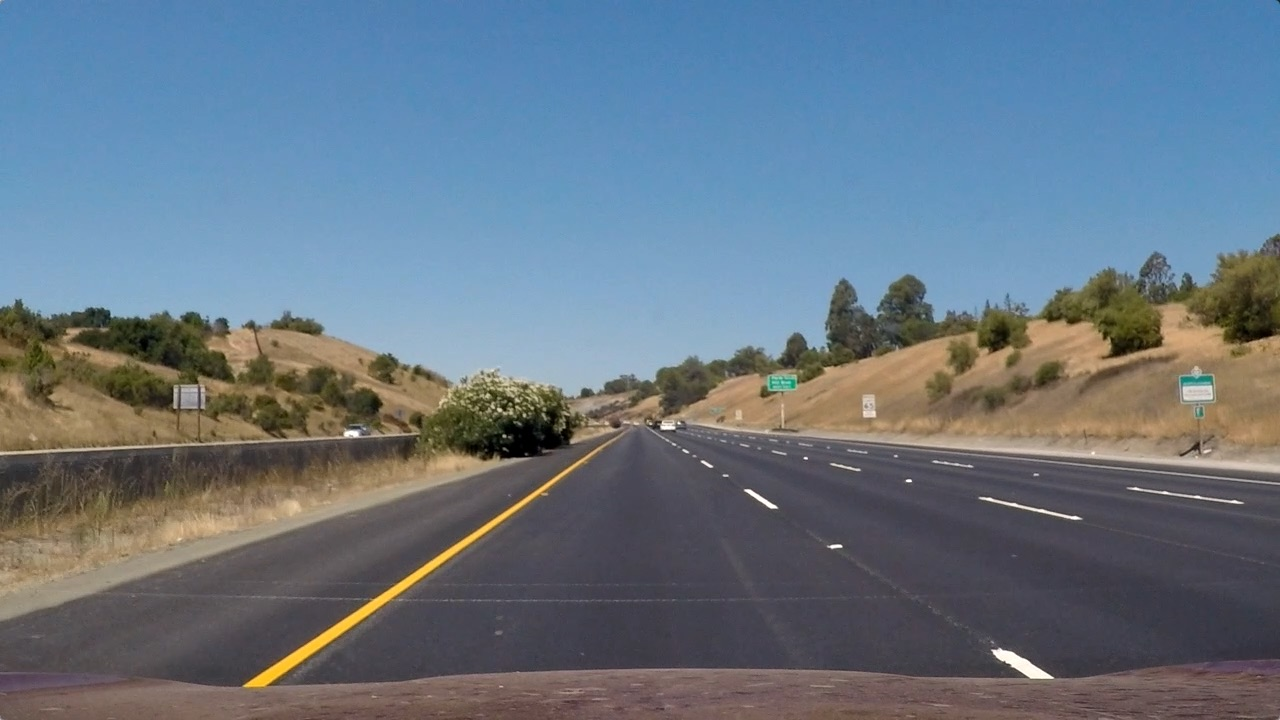
#> input picture computer/RoadLaneDetection/test_images/straight_lines1.jpg, 1280 x 720 px
$ python -i combined_thresh.py   (imports and definitions only)   (older library calls are emulated)
#> lines starting #> are read from the running program, lines starting #| are printed output that depends on the picture; after the words box and inside, x2 and y2 are one past the last pixel; in counts of white or black regions, pixels touching at a corner belong together
#> further down, picture is the input picture: shape (720, 1280, 3); mean B, G, R 131.2, 117.7, 103.2
from __future__ import division

import numpy as np
import cv2
import matplotlib.pyplot as plt
import matplotlib.image as mpimg
import global_vars as g

from laneconfiguration import *

def nothing(position):
    # print position
    pass

# [108 lines left out: functions abs_sobel_thresh, mag_thresh, dir_threshold, hls_thresh, hsv_thresh, not called in this run]

def filter_colors(img):
    """
    Filter the image to include only yellow and white pixels
    """
    # Filter white pixels
    white_threshold = 175  # Initial 200 -> 130
    lower_white = np.array([white_threshold, white_threshold, white_threshold])
    upper_white = np.array([255, 255, 255])
    white_mask = cv2.inRange(img, lower_white, upper_white)
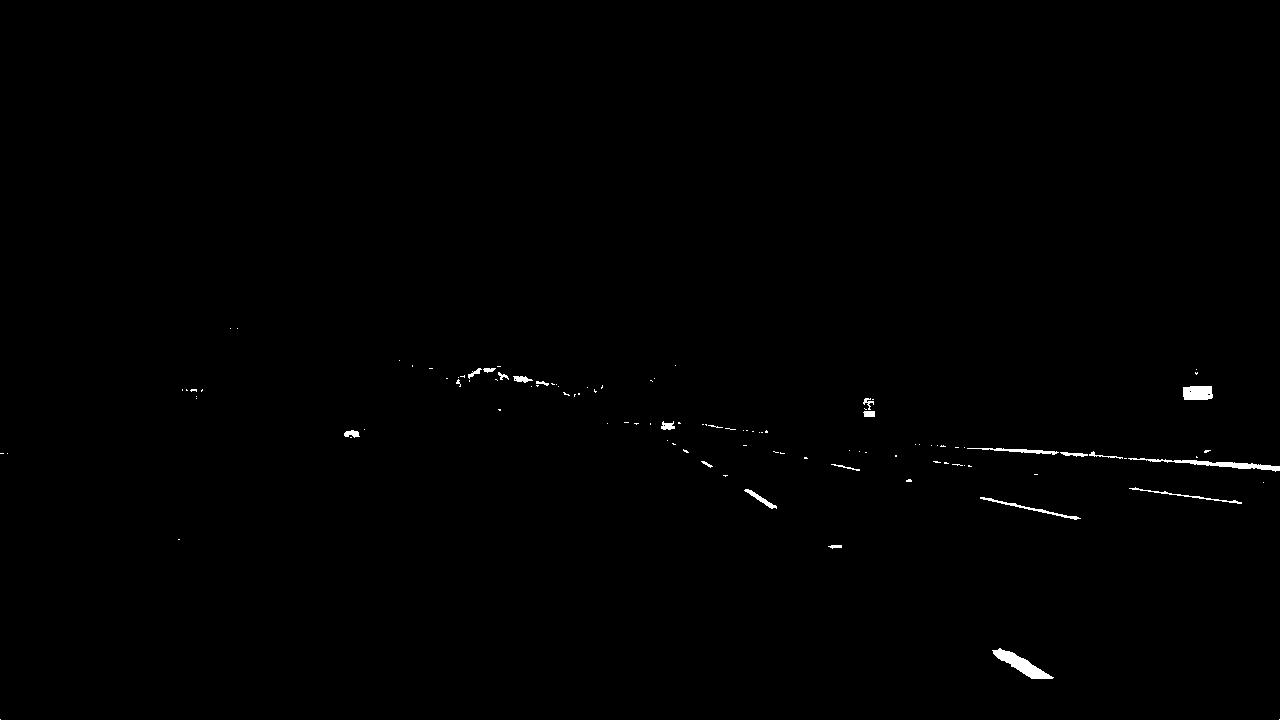
#> white_mask: shape (720, 1280); 0.39% white; 110 white regions (89 under 20 px), largest, box (x1, y1, x2, y2) and area: (992, 648, 1054, 679) 669, (1128, 458, 1280, 472) 565, (1183, 386, 1213, 400) 393
    white_image = cv2.bitwise_and(img, img, mask=white_mask)

    # Filter yellow pixels
    hsv = cv2.cvtColor(img, cv2.COLOR_BGR2HSV)
#> hsv: shape (720, 1280, 3); mean H, S, V 85.5, 85, 143.4
    #lower_yellow = np.array([90,100,100])
    lower_yellow = np.array([89,95,95])
    upper_yellow = np.array([110,255,255])
    yellow_mask = cv2.inRange(hsv, lower_yellow, upper_yellow)
#> yellow_mask: shape (720, 1280); 36.9% white; 43 white regions (38 under 20 px), largest, box (x1, y1, x2, y2) and area: (0, 0, 1280, 291) 339475, (336, 255, 352, 268) 135, (416, 272, 422, 280) 34, (1005, 293, 1010, 302) 28, (934, 290, 941, 298) 22
    yellow_image = cv2.bitwise_and(img, img, mask=yellow_mask)
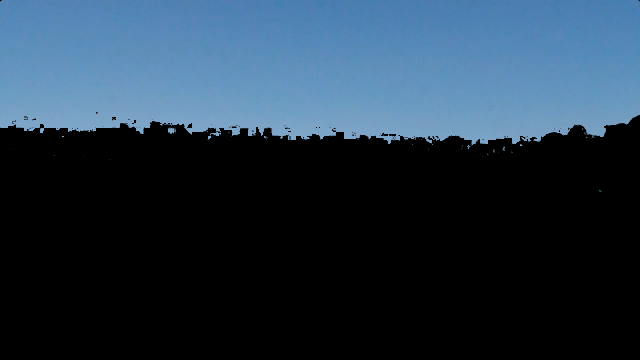
#> yellow_image: shape (720, 1280, 3) (shown at 1/2 size); mean B, G, R 69.1, 53.2, 35.6

    # Combine the two above images
    img1 = cv2.addWeighted(white_image, 1., yellow_image, 1., 0.)

    # Combine the two masks
    img1_gray=cv2.cvtColor(img1, cv2.COLOR_RGB2GRAY)
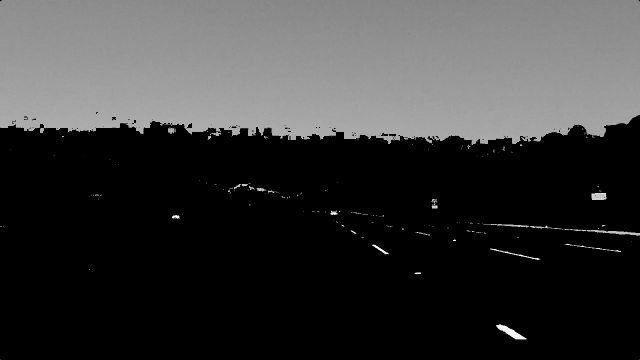
#> img1_gray: shape (720, 1280) (shown at 1/2 size); min 0, max 254, mean 56.8
    binary_output =  np.zeros_like(img1_gray)
    binary_output[(img1_gray>0)]=1

    return  binary_output

# [169 lines left out: functions filter_equaliz, combined_thresh, not called in this run]


# [26 lines not run here, left out]

>>> import cv2
>>> picture = cv2.imread('test_images/straight_lines1.jpg')
>>> result = filter_colors(picture)
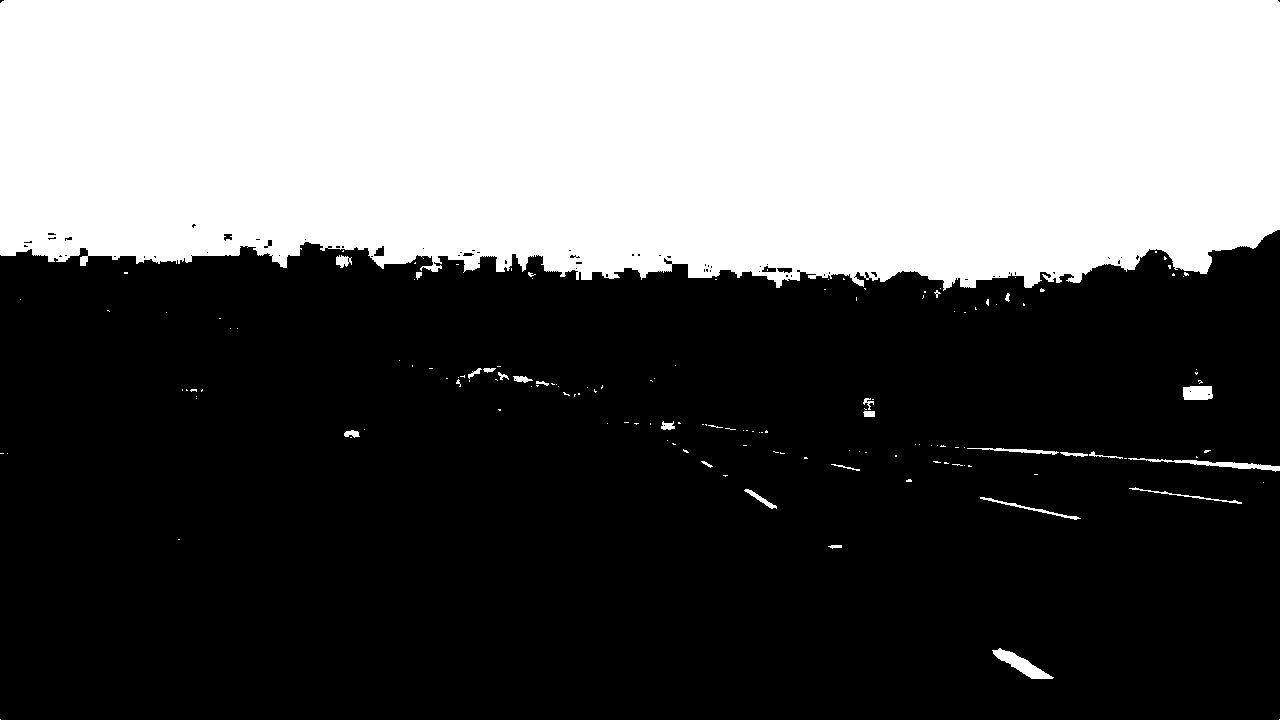
#> result: shape (720, 1280); values 0 (black) and 1 (white), 37.3% white; 153 white regions (127 under 20 px), largest, box (x1, y1, x2, y2) and area: (0, 0, 1280, 291) 339475, (992, 648, 1054, 679) 669, (1128, 458, 1280, 472) 565

$ run again, on computer/RoadLaneDetection/test_images/straight_lines2.jpg
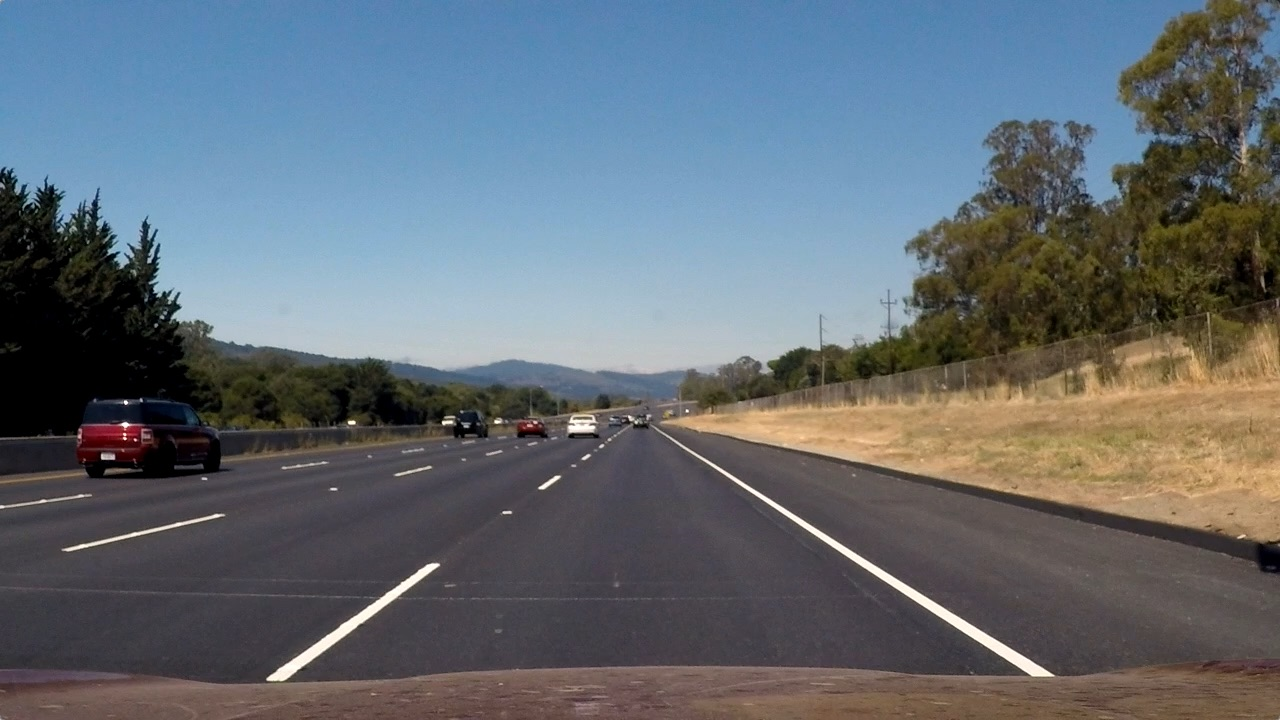
#> input picture computer/RoadLaneDetection/test_images/straight_lines2.jpg, 1280 x 720 px
#> picture is the input picture: shape (720, 1280, 3); mean B, G, R 115.1, 107.7, 99.4
#> in filter_colors, `white_mask = cv2.inRange(img, lower_white, upper_white)`:
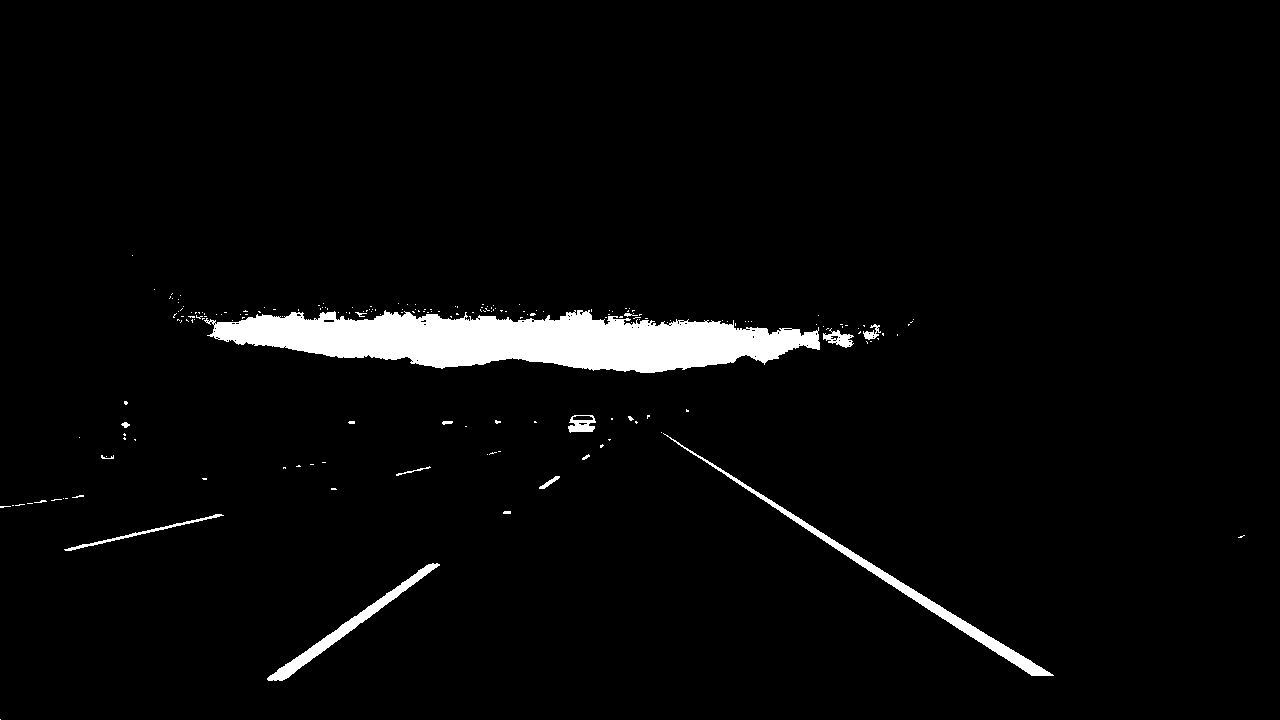
#> white_mask: shape (720, 1280); 3.4% white; 193 white regions (176 under 20 px), largest, box (x1, y1, x2, y2) and area: (204, 310, 820, 373) 24159, (663, 433, 1054, 676) 3096, (267, 563, 440, 681) 1917
#> hsv: shape (720, 1280, 3); mean H, S, V 81.6, 75.9, 127.4
#> yellow_mask: shape (720, 1280); 23.6% white; 213 white regions (200 under 20 px), largest, box (x1, y1, x2, y2) and area: (0, 0, 1204, 216) 215400, (1249, 7, 1280, 68) 830, (452, 374, 495, 382) 180
#> `result = filter_colors(picture)`:
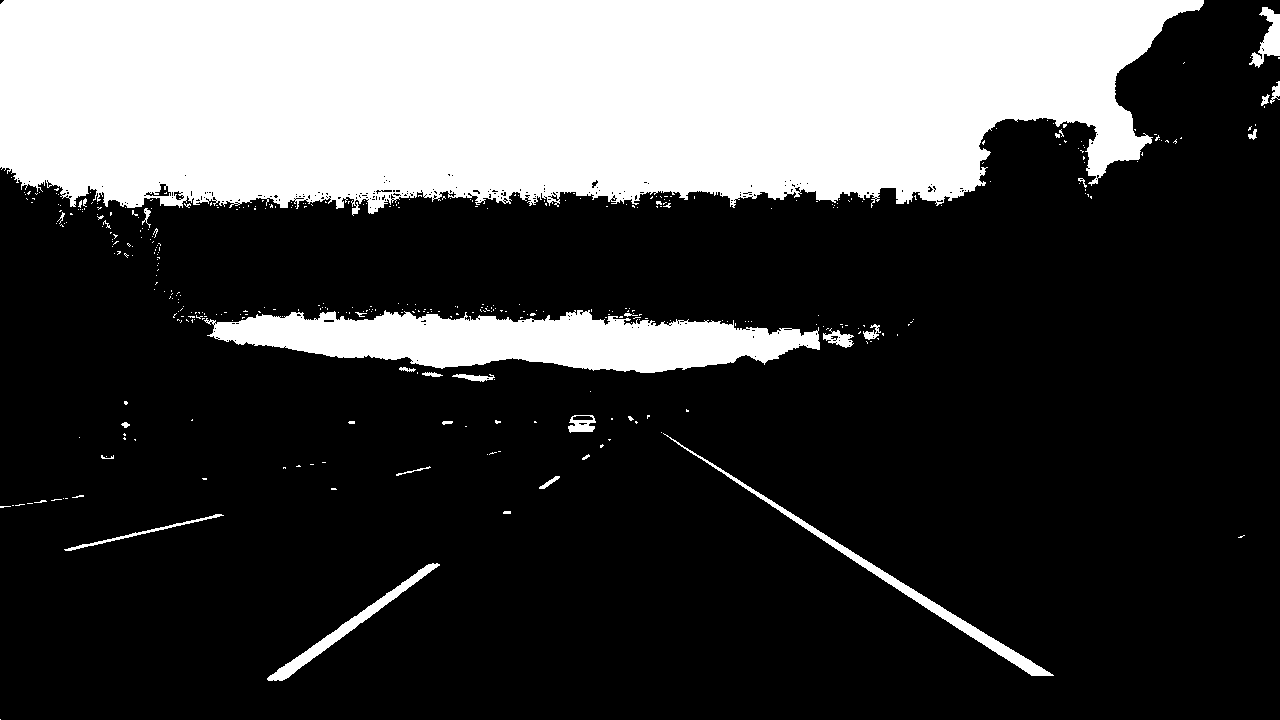
#> result: shape (720, 1280); values 0 (black) and 1 (white), 27% white; 406 white regions (376 under 20 px), largest, box (x1, y1, x2, y2) and area: (0, 0, 1204, 216) 215400, (204, 310, 820, 373) 24159, (663, 433, 1054, 676) 3096

$ run again, on computer/RoadLaneDetection/test_images/test1.jpg
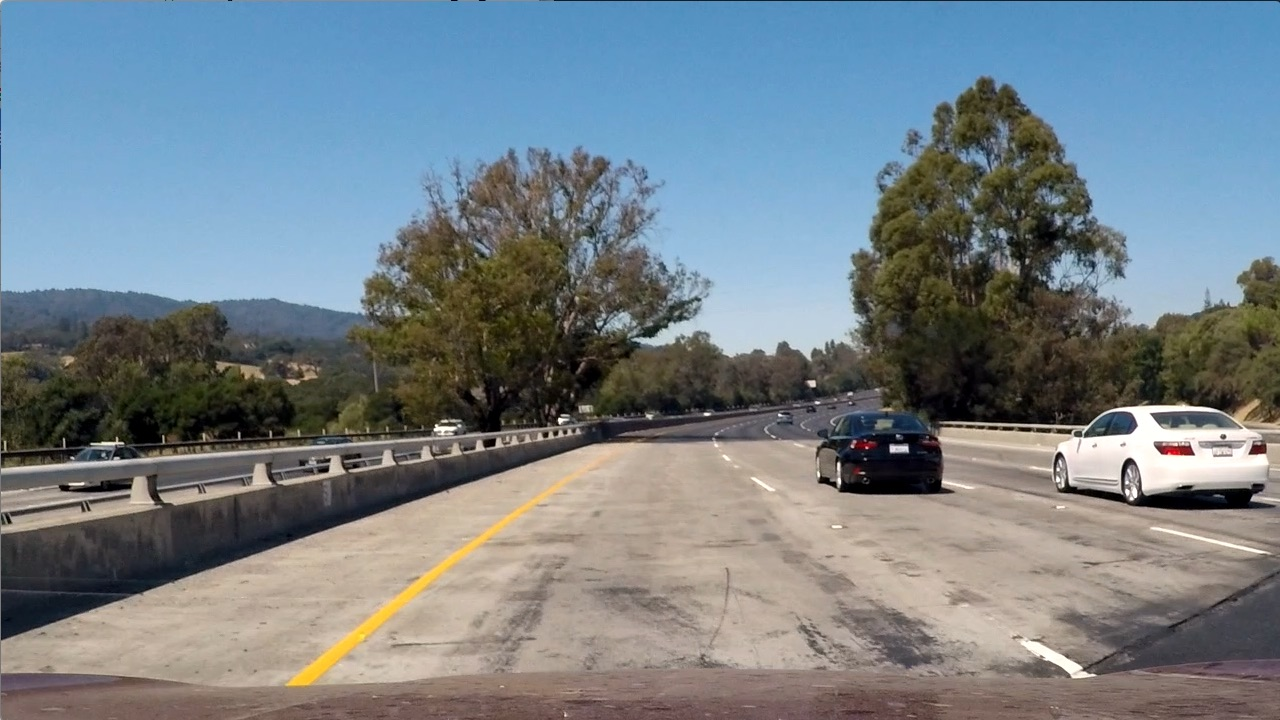
#> input picture computer/RoadLaneDetection/test_images/test1.jpg, 1280 x 720 px
#> picture is the input picture: shape (720, 1280, 3); mean B, G, R 135.5, 128.7, 117.5
#> in filter_colors, `white_mask = cv2.inRange(img, lower_white, upper_white)`:
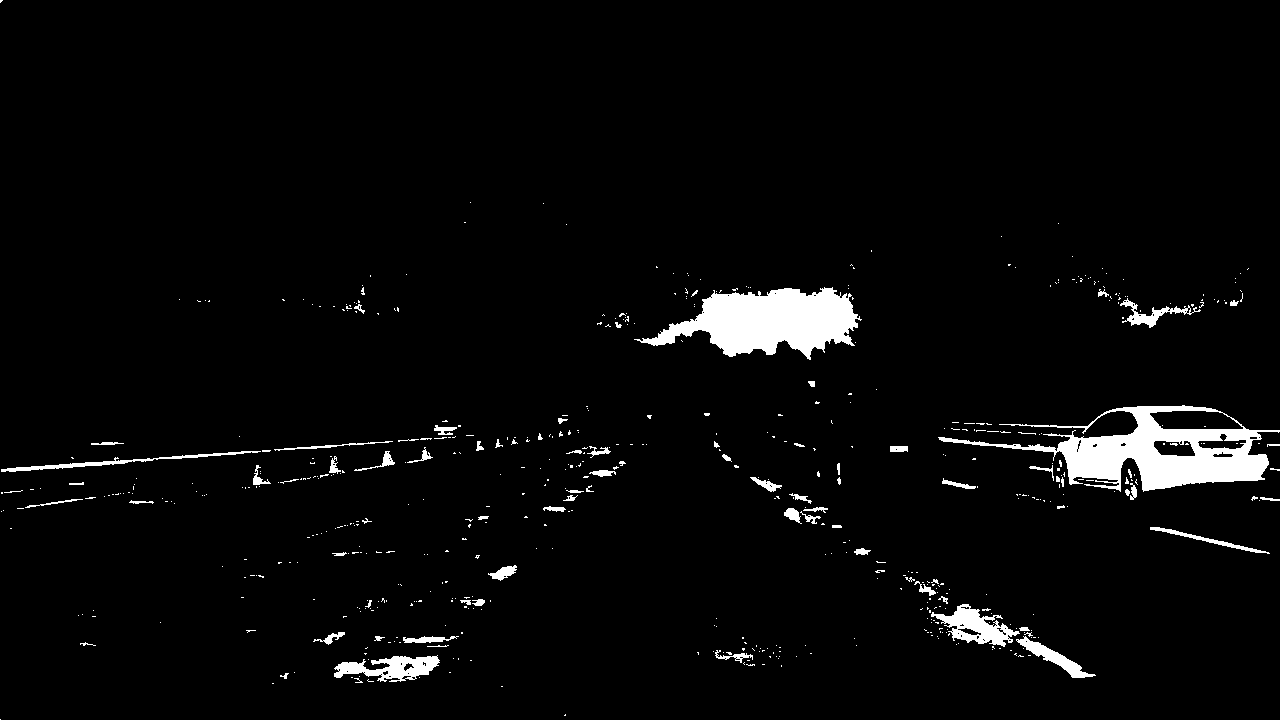
#> white_mask: shape (720, 1280); 3.4% white; 589 white regions (508 under 20 px), largest, box (x1, y1, x2, y2) and area: (938, 405, 1280, 492) 10492, (634, 287, 862, 360) 9054, (931, 604, 1020, 647) 1629
#> hsv: shape (720, 1280, 3); mean H, S, V 60.3, 78, 149.5
#> yellow_mask: shape (720, 1280); 25.3% white; 165 white regions (147 under 20 px), largest, box (x1, y1, x2, y2) and area: (0, 0, 1280, 218) 231573, (142, 294, 176, 308) 164, (90, 297, 108, 312) 157
#> `result = filter_colors(picture)`:
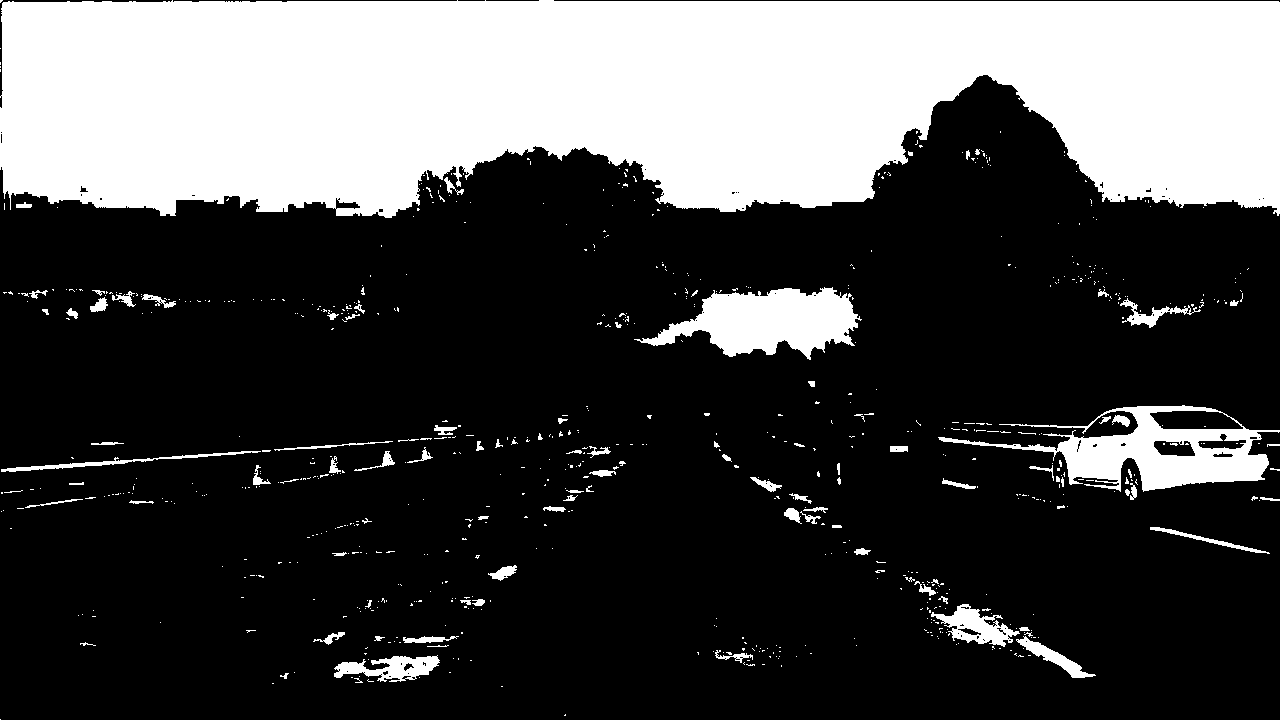
#> result: shape (720, 1280); values 0 (black) and 1 (white), 28.7% white; 754 white regions (655 under 20 px), largest, box (x1, y1, x2, y2) and area: (0, 0, 1280, 218) 231573, (938, 405, 1280, 492) 10492, (634, 287, 862, 360) 9054
